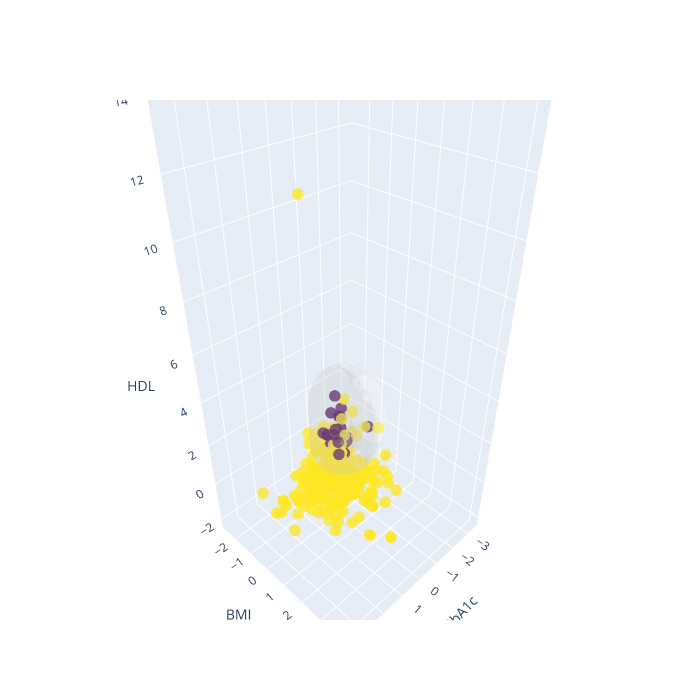

The notebook cell this image was saved under:
### Markdown cell above
# Untested code but supercool

### Code cell
# 2. Train/test split & scaling
X_train, X_test, y_train, y_test = train_test_split(
    X, y, test_size=0.3, stratify=y, random_state=42
)
scaler = StandardScaler()
X_train = scaler.fit_transform(X_train)
X_test  = scaler.transform(X_test)

# 3. Train SVM on these features
svm = SVC(kernel='rbf', probability=True, random_state=42)
svm.fit(X_train, y_train)

# 4. Build a 3D grid
#    Determine min/max in each dimension (with a little padding)
mins = X_train.min(axis=0) - 0.5
maxs = X_train.max(axis=0) + 0.5
#    Define grid resolution
grid_x = np.linspace(mins[0], maxs[0], 30)
grid_y = np.linspace(mins[1], maxs[1], 30)
grid_z = np.linspace(mins[2], maxs[2], 30)
xx, yy, zz = np.meshgrid(grid_x, grid_y, grid_z)

# 5. Evaluate decision function on grid points
grid_points = np.c_[xx.ravel(), yy.ravel(), zz.ravel()]
decision_vals = svm.decision_function(grid_points)
decision_vals = decision_vals.reshape(xx.shape)

# 6. Plotly 3D Scatter + Isosurface
scatter = go.Scatter3d(
    x = X_test[:,0], y = X_test[:,1], z = X_test[:,2],
    mode='markers',
    marker=dict(
        color=y_test,
        colorscale='Viridis',
        size=4,
        opacity=0.8,
        symbol='circle'
    ),
    name='Test Points'
)

# The isosurface at decision=0 is the decision boundary
surface = go.Isosurface(
    x=xx.flatten(), y=yy.flatten(), z=zz.flatten(),
    value=decision_vals.flatten(),
    isomin=0, isomax=0,
    surface_count=1,
    opacity=0.3,
    showscale=False,
    name='Decision Boundary'
)

layout = go.Layout(
    scene=dict(
        xaxis_title=features[0],
        yaxis_title=features[1],
        zaxis_title=features[2]
    ),
    width=700, height=700
)

fig = go.Figure(data=[scatter, surface], layout=layout)
fig.show()

### Figure 1 — Plotly figure (JSON) as saved in the notebook; plotly's stock layout.template omitted (floating-point values rounded to 4 significant figures; data arrays with more than 128 entries replaced by an {"elided": "..."} marker saying what was removed)
{"data": [{"marker": {"color": {"elided": "300 int values"}, "colorscale": [[0, "#440154"], [0.1111, "#482878"], [0.2222, "#3e4989"], [0.3333, "#31688e"], [0.4444, "#26828e"], [0.5556, "#1f9e89"], [0.6667, "#35b779"], [0.7778, "#6ece58"], [0.8889, "#b5de2b"], [1, "#fde725"]], "opacity": 0.8, "size": 4, "symbol": "circle"}, "mode": "markers", "name": "Test Points", "type": "scatter3d", "x": {"elided": "300 float values"}, "y": {"elided": "300 float values"}, "z": {"elided": "300 float values"}}, {"isomax": 0, "isomin": 0, "name": "Decision Boundary", "opacity": 0.3, "showscale": false, "surface": {"count": 1}, "type": "isosurface", "value": {"elided": "27000 float values"}, "x": {"elided": "27000 float values"}, "y": {"elided": "27000 float values"}, "z": {"elided": "27000 float values"}}], "layout": {"height": 700, "scene": {"xaxis": {"title": {"text": "HbA1c"}}, "yaxis": {"title": {"text": "BMI"}}, "zaxis": {"title": {"text": "HDL"}}}, "width": 700}}
